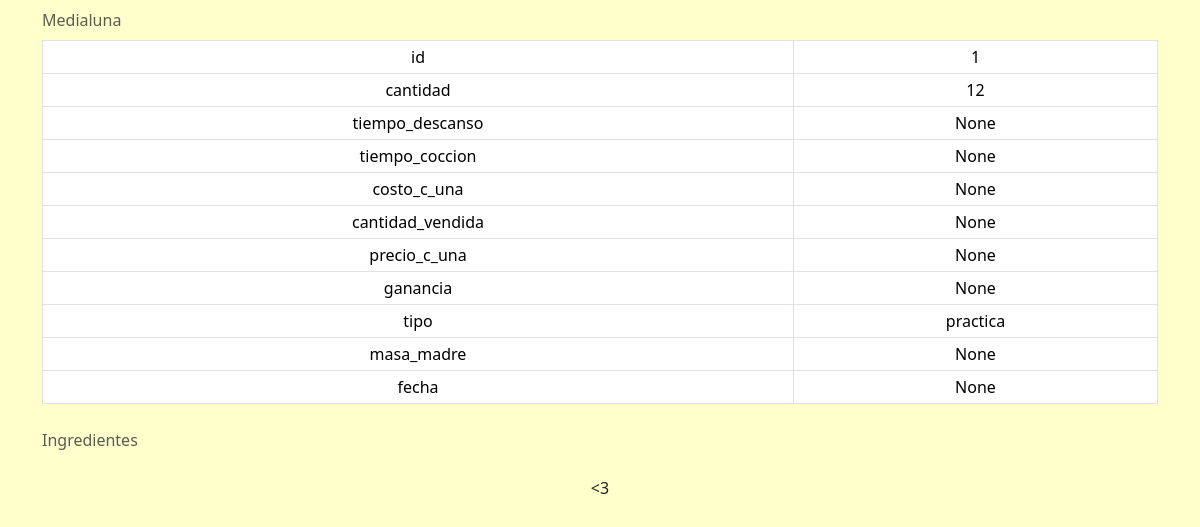
/medialunas/1, run on an earlier commit of the app's database.
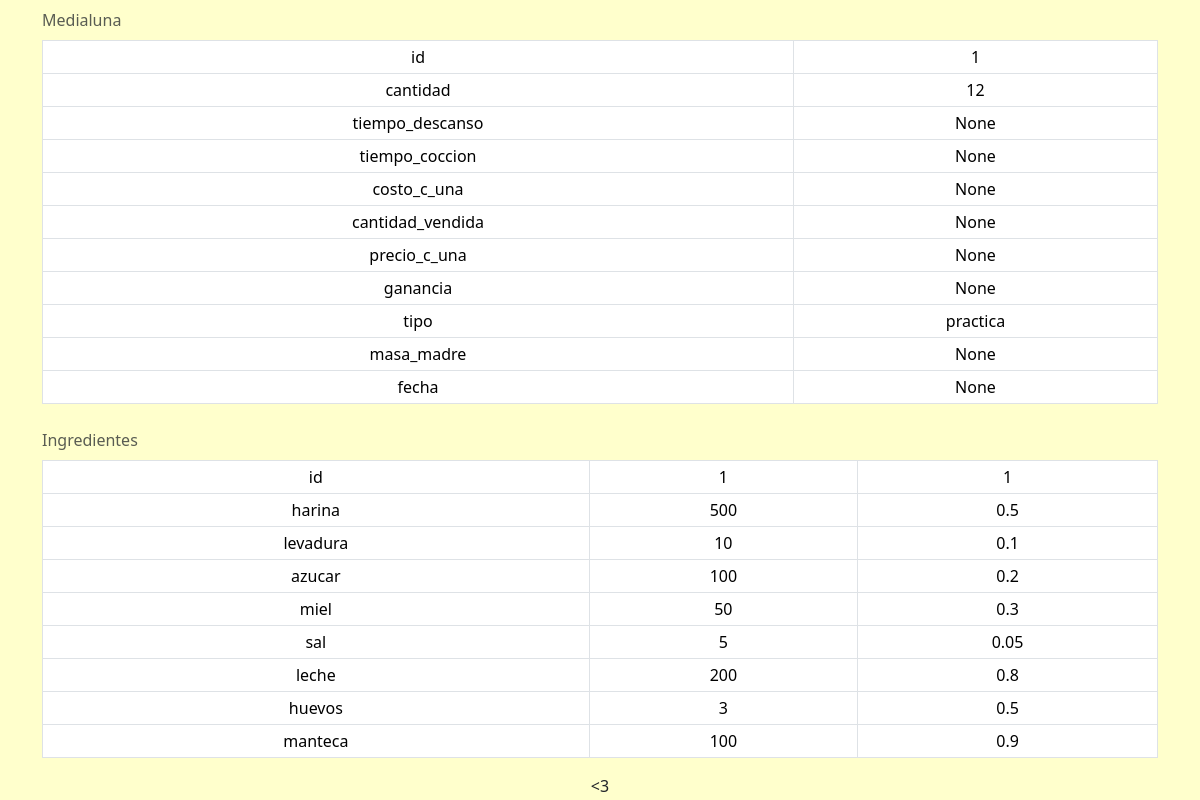
And on a later commit of the database.
### tables this page shows
CREATE TABLE "medialunas" (
	"id"	INTEGER NOT NULL UNIQUE,
	"cantidad"	INTEGER,
	"tiempo_descanso"	REAL,
	"tiempo_coccion"	REAL,
	"costo_c_una"	REAL,
	"cantidad_vendida"	INTEGER,
	"precio_c_una"	REAL,
	"ganancia"	REAL,
	"tipo"	TEXT,
	"masa_madre"	INTEGER, "fecha" TEXT,
	PRIMARY KEY("id" AUTOINCREMENT)
);

CREATE TABLE ingredientes (
	id INTEGER NOT NULL,
	harina INTEGER,
	levadura INTEGER,
	azucar INTEGER,
	miel INTEGER,
	sal INTEGER,
	leche INTEGER,
	huevos INTEGER,
	manteca INTEGER,
	FOREIGN KEY(id) REFERENCES medialunas(id)
);

CREATE TABLE precios (
	id INTEGER NOT NULL,
	harina REAL,
	levadura REAL,
	azucar REAL,
	miel REAL,
	sal REAL,
	leche REAL,
	huevos REAL,
	manteca REAL,
	FOREIGN KEY(id) REFERENCES medialunas(id)
);

### app.py (the view)
@app.route('/medialunas/<int:id>')
def mostrar_medialunas(id: int):
    with sqlite3.connect(database) as connection:
        cursor = connection.cursor()
        cursor.execute("SELECT * FROM medialunas WHERE id=?", (str(id),))
        selected_medialuna = cursor.fetchone()
        cursor.execute("SELECT * FROM ingredientes WHERE id=?", (str(id),))
        selected_ingredientes = cursor.fetchone()
        cursor.execute("SELECT * FROM precios WHERE id=?", (str(id),))
        selected_precios = cursor.fetchone()
    print(COLUMNAS_INGREDIENTES_PRECIOS)
    medialuna = {}
    ingredientes = {}
    precios = {}
    if selected_medialuna != None:
        for i in range(len(COLUMNAS_MEDIALUNAS)):
            medialuna[COLUMNAS_MEDIALUNAS[i]] = selected_medialuna[i]
    if selected_ingredientes != None:
        for i in range(len(COLUMNAS_INGREDIENTES_PRECIOS)):
            ingredientes[COLUMNAS_INGREDIENTES_PRECIOS[i]] = selected_ingredientes[i]
    if selected_precios != None:
        for i in range(len(COLUMNAS_INGREDIENTES_PRECIOS)):
            precios[COLUMNAS_INGREDIENTES_PRECIOS[i]] = selected_precios[i]
    return render_template("medialunas.html", medialuna=medialuna,
                           ingredientes=ingredientes, precios=precios)

### templates/medialunas.html (shortened to what this page needs)
{% extends "layout.html" %}
{% block main %}
<div class="container table-responsive-sm">
    <table class="table table-sm table-hover table-bordered">
        <caption> Medialuna </caption>
        <tbody>
            {% for key in medialuna %}
            <tr>
                <td>
                    {{ key }}
                </td>
                <td>
                    {{ medialuna[key] }}
                </td>
            </tr>
            {% endfor %}
        </tbody>
    </table>
    <table class="table table-sm table-hover table-bordered">
        <caption> Ingredientes </caption>
        <tbody>
            {% for key in ingredientes %}
            <tr>
                <td>
                    {{ key }}
                </td>
                <td>
                    {{ ingredientes[key] }}
                </td>
                <td>
                    {{ precios[key] }}
                </td>
            </tr>
            {% endfor %}
        </tbody>
    </table>
</div>
{% endblock %}

### templates/layout.html (shortened to what this page needs)
<!DOCTYPE html>
<html lang="es">
    <head>
        <link href="/static/styles.css" rel="stylesheet">
        <link href="https://cdn.jsdelivr.net/npm/bootstrap@5.3.3/dist/css/bootstrap.min.css" rel="stylesheet">
    </head>
    <body>
        <main>
            {% block main %}{% endblock %}
        </main>
        <footer>
            &#60;3
        </footer>
    </body>
</html>

### static/styles.css (style rules this page uses)
body { background-color: #ffffcc !important; text-align: center !important; }
caption { caption-side: top; }

What changed in the data, as far as the page shows it:
added ingredientes: id "1" "500" "10" "100" "50" "5" "200" "3" "100"
added precios: id "1" "0.5" "0.1" "0.2" "0.3" "0.05" "0.8" "0.5" "0.9"
Also different on the page:
new list line: "id"
new list line: "harina"
new list line: "levadura"
new list line: "azucar"
new list line: "miel"
new list line: "sal"
new list line: "leche"
new list line: "huevos"
new list line: "manteca"
